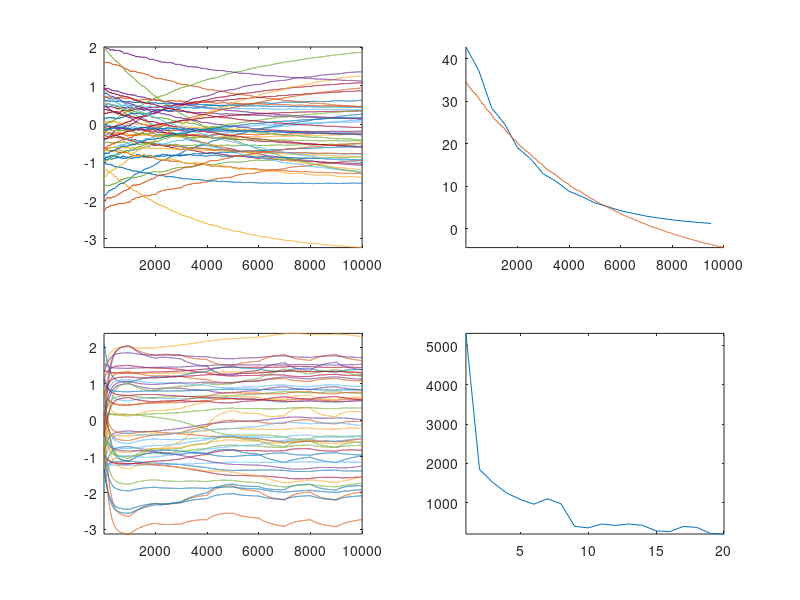

The MATLAB source for this figure:
d = 50;
n = 1000;
T = 10000;
% generate the regression problem
X = [randn(n,d) ones(1000,1)];
b = randn(d+1,1);
e = 0.1;
y = X*b+randn(n,1)*e;

% original network
w = randn(d+1,T);
l = ones(T,1);
loss = @(y,y_tar) 0.5*sum((y-y_tar).^2)/numel(y_tar);
dldw = @(ww,x,y_tar) x'*(x*ww-y_tar)/numel(y_tar);
alpha = 2e-4;

% conjugate loss network
wc = randn(d+1,T);
lc = ones(T,1);
lossc = @(l,l_tar) 0.5*sum((l-l_tar).^2)/numel(l_tar);
dlcdwc = @(wc,w,l_tar) w'*(w*wc-l_tar)/numel(l_tar);
dlcdw = @(wc,w,l_tar) (w*wc-l_tar)*wc;
gamma = alpha/2;

y_est = X*w(:,1);
l(1) = loss(y_est,y);
yc_est = w(:,1:n)'*wc(:,1);
lc(1) = loss(yc_est,l(1));
for t = 1:T/n
    for i = 1:n
        % original gradient descent
        dw = -alpha*dldw(w(:,(t-1)*n+i),X(i,:),y(i));
        dw_approx = -alpha*dlcdw(wc(:,(t-1)*n+i),w(:,(t-1)*n+i)',l(i));
        w(:,(t-1)*n+i+1) = w(:,(t-1)*n+i)+dw;
        y_est = X(i,:)*w(:,(t-1)*n+i);
        l((t-1)*n+i+1) = loss(y_est,y(i));
        % conjugate loss gradient descent
        xc = w(:,1:t:(t-1)*n+i)';
        yc = l(1:t:(t-1)*n+i);
        dwc = -gamma*dlcdwc(wc(:,(t-1)*n+i),xc,yc);
        wc(:,(t-1)*n+i+1) = wc(:,(t-1)*n+i)+dwc;
        yc_est = xc*wc(:,(t-1)*n+i);
        lc((t-1)*n+i+1) = loss(yc_est,yc);
    end
end

l_est = wc(:,end)'*w;

figure;
subplot(2,2,1)
plot(w'); axis tight;
subplot(2,2,2); hold on; 
plot(1:n/2:T,mean(reshape(l(1:end-1),n/2,[])));
plot(l_est)
axis tight; 
subplot(2,2,3)
plot(wc'); axis tight;
subplot(2,2,4)
plot(mean(reshape(lc(1:end-1),n/2,[]))); axis tight; 


o = (w(:,1)'*w(:,end))/(sqrt(w(:,1)'*w(:,1))*sqrt(w(:,end)'*w(:,end)));
oc = (wc(:,1)'*wc(:,end))/(sqrt(wc(:,1)'*wc(:,1))*sqrt(wc(:,end)'*wc(:,end)));
ang = acos([o,oc])/pi*180;
